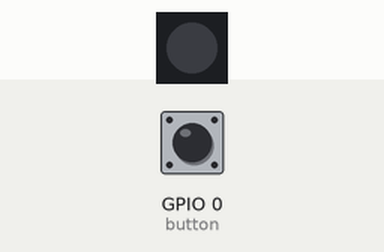
Recording of a program running on a simulated ESP32 board running MicroPython. On the bench: 1 RGB LEDs in strip order, left to right. The test bench sets the inputs (shaded band); at power-on: GPIO 0 (button) HIGH.

Above: at 1.2 s.
1.3 s: GPIO 0 (button) pulled LOW for 0.15 s
At 2.2 s:
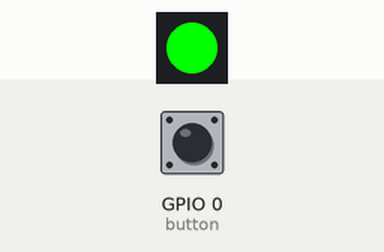
2.9 s: GPIO 0 (button) pulled LOW for 1 s
At 3.5 s:
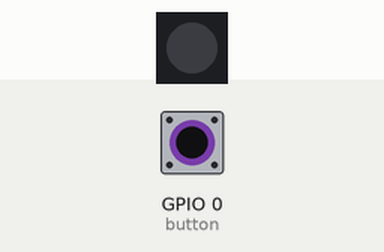
5.4 s: GPIO 0 (button) pulled LOW for 3.2 s
At 6.6 s:
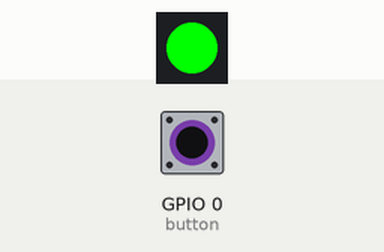
Timing chart, 0 to 8.4 s (numbered marks = the images above; inputs shaded):
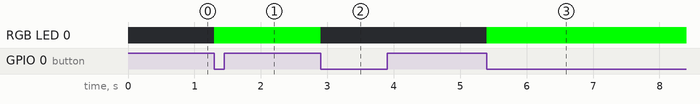

The program:

interrupt_control.py
```python
#controlling the neopixel led

import machine
import time
import neopixel

#object for neopixel LED
np = neopixel.NeoPixel(machine.Pin(48),1)
#object for button
button = machine.Pin(0,machine.Pin.IN,machine.Pin.PULL_UP)
value = 0
#interrupt service routine
def toggle_led(p):

    global value

    if value == 0:
        value = 255
    elif value == 255:
        value = 0
    np[0] = (0,value,0)
    np.write()

button.irq(trigger=machine.Pin.IRQ_FALLING,handler=toggle_led)

while True:
    try:
        time.sleep(5)
    except KeyboardInterrupt:
        print("Exit")
        break
```

Measured:
- after the input at 1.3 s, RGB LED 0: off → RGB(0, 255, 0) at once
- after the input at 2.9 s, RGB LED 0: RGB(0, 255, 0) → off at once
- after the input at 5.4 s, RGB LED 0: off → RGB(0, 255, 0) at once
